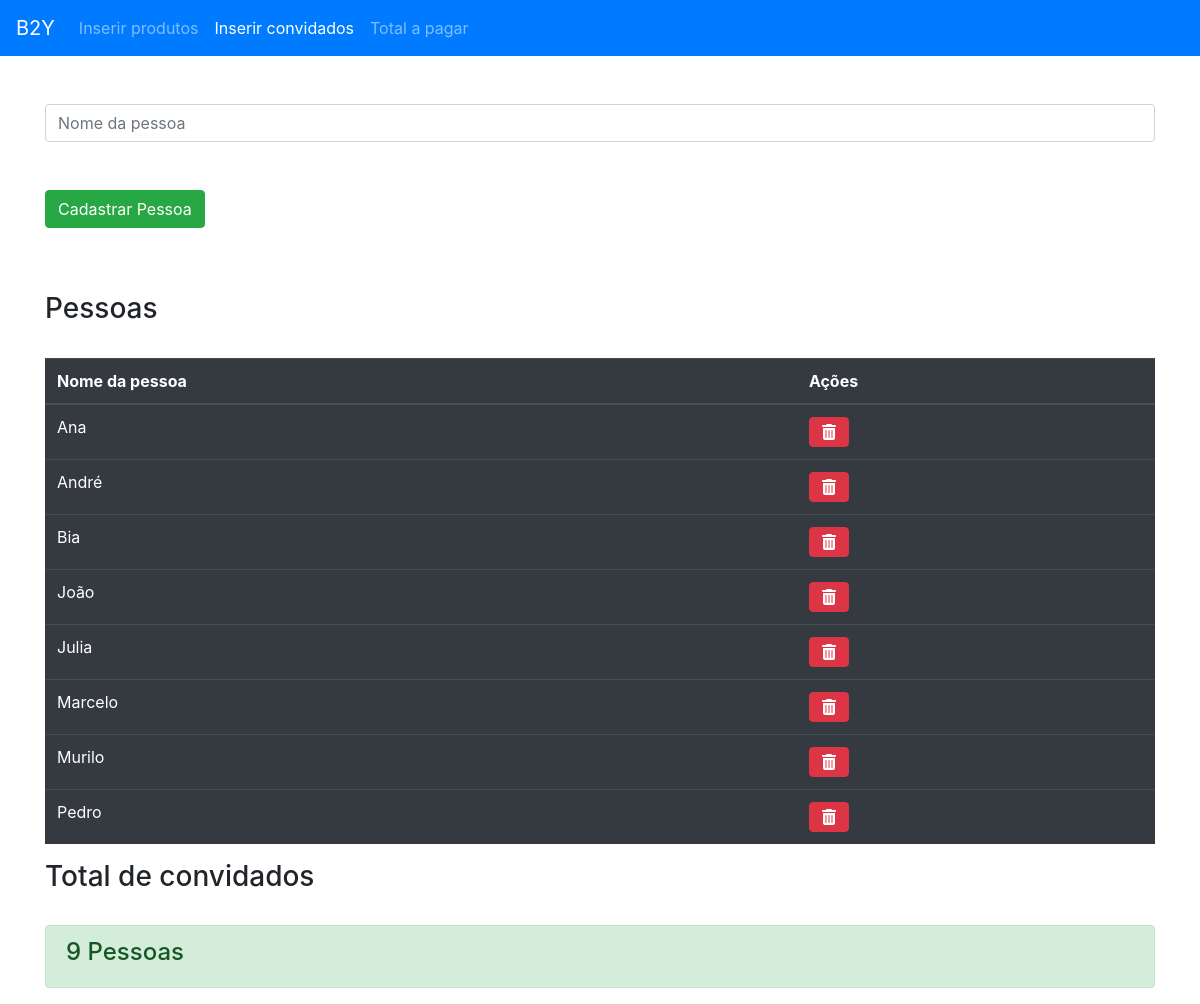
Page /pessoas.php on the committed database.
### tables this page shows
CREATE TABLE `convidados` (
  `id` int(11) NOT NULL,
  `nome` varchar(255) NOT NULL
);

### pessoas.php (the view, shortened to what this page needs)
<?php require 'config.php'; ?>
<html lang="pt-br">
<head>
    <link rel="stylesheet" href="https://stackpath.bootstrapcdn.com/bootstrap/4.5.0/css/bootstrap.min.css"
>
</head>
<body>
<nav class="navbar navbar-expand-lg navbar-dark bg-primary">
    <a class="navbar-brand" href="index.php">B2Y</a>
    <div class="collapse navbar-collapse" id="navbarNavAltMarkup">
        <div class="navbar-nav">
            <a class="nav-item nav-link" href="index.php">Inserir produtos</a>
            <a class="nav-item nav-link active" href="pessoas.php">Inserir convidados</a>
            <a class="nav-item nav-link" href="pagamento.php">Total a pagar</a>
        </div>
    </div>
</nav>
<div class="container">
    <br/><br/>
    <form method="post">
        <div class="row">
            <div class="col">
                <input type="text" class="form-control" placeholder="Nome da pessoa" name="nome" required>
            </div>
        </div>
        <br/><br/>
        <input type="submit" value="Cadastrar Pessoa" class="btn btn-success">
    </form>
    <br/><br/>
    <h3>Pessoas</h3>
    <br/>
    <table class="table table-dark">
        <thead>
        <tr>
            <th scope="col">Nome da pessoa</th>
            <th scope="col">Ações</th>
        </tr>
        </thead>
        <tbody>
        <?php
        $db = $conexao->prepare("SELECT id,nome FROM convidados");
        $db->execute();
        foreach ($db->fetchAll() as $item){
            ?>
            <tr>
                <td><?php echo $item['nome']; ?></td>
                <td><a href="excluir.php?id=<?php echo $item['id']?>" class="btn btn-danger"><i class="fa fa-trash" aria-hidden="true"></i></a></td>
            </tr>
            <?php
        }
        ?>
        </tbody>
    </table>
    <h3>Total de convidados</h3>
    <br/>
    <div class="alert alert-success" role="alert">
        <?php $pessoas = $db->rowCount() + 1;
        echo "<h4>".$pessoas." Pessoas</h4>";?>
    </div>
</div>
</body>
</html>

### rows in the picture
convidados: nome "Ana"
convidados: nome "André"
convidados: nome "Bia"
convidados: nome "João"
convidados: nome "Julia"
convidados: nome "Marcelo"
convidados: nome "Murilo"
convidados: nome "Pedro"

### other values in the picture
$pessoas "9"
